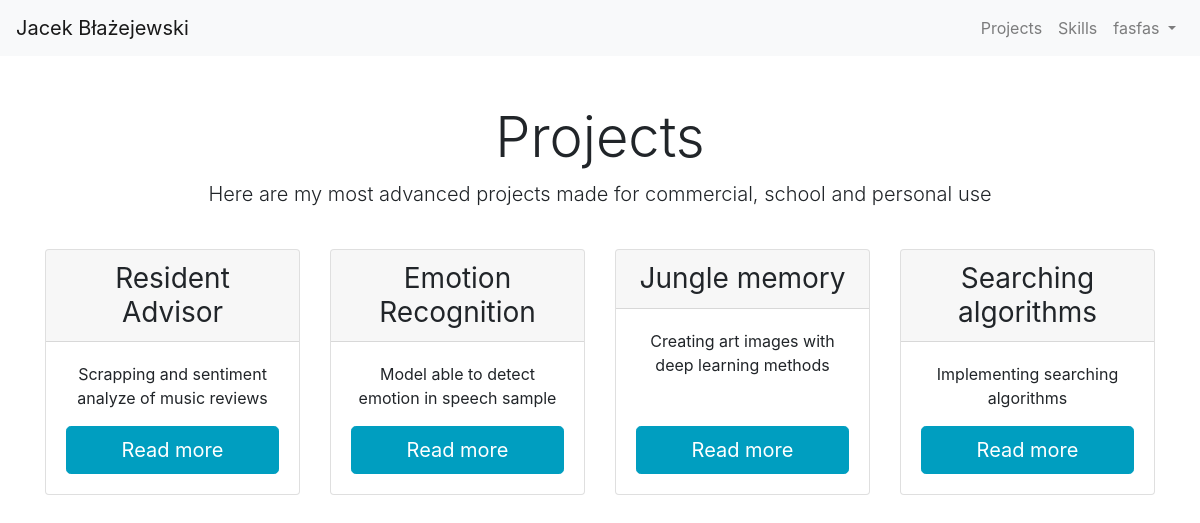
Page /tab/1/ (signed in) on the committed database.
### website/models.py (models this page shows, shortened)
class Tab(models.Model):
    name = models.CharField(max_length=50, default='tab')
    def __str__(self):
        return self.name

class Article(models.Model):
    tab = models.ForeignKey(Tab, on_delete=models.CASCADE)
    title = models.CharField(max_length=40, default='title')
    lead = models.CharField(max_length=200, default='lead')
    article_text = RichTextUploadingField(blank=True, null=True)
    link = models.URLField(max_length=200, blank=True)

### website/views.py (the view)
# urls.py: re_path(r'^tab/(?P<pk>[1])/', views.ProjectsOverview.as_view(), name='projects_overview'),
class ProjectsOverview(generic.DetailView):
    model = Tab
    template_name = 'website/projects_overview.html'
    def get_context_data(self, **kwargs):
        context = super().get_context_data(**kwargs)
        self.tab_id = get_object_or_404(Tab, id=self.kwargs['pk'])
        context['article_list'] = Article.objects.filter(tab=self.tab_id)
        return context

### website/context_processors.py (called while the page is built)
def add_variable_to_context(request):
    return {
        'tabs': Tab.objects.all()
    }

### website/templates/website/projects_overview.html (shortened to what this page needs)
{% extends 'website/base.html' %}
{% load static %}
{% block content %}
<div class="pricing-header px-3 py-3 pt-md-5 pb-md-4 mx-auto text-center">
      <h1 class="display-4">Projects</h1>
      <p class="lead">Here are my most advanced projects made for commercial, school and personal use</p>
</div>
<div class="container">
    <div class="card-deck mb-3 text-center">
        {% for article in article_list %}
        <div class="card mb-4 box-shadow">
            <div class="card-header flex-column">
                <h3 class="my-0 font-weight-normal">{{article.title}}</h3>
            </div>
            <div class="card-body flex-column d-flex">
                <p class="text-center">{{article.lead}}</p>
                <a href="{% url 'website:article_detail' article.id %}" class="btn btn-lg btn-block btn-primary mt-auto">Read more</a>
            </div>
        </div>
        {% endfor %}
    </div>
</div>
{% endblock %}

### website/templates/website/base.html (shortened to what this page needs)
{% load static %}
<!doctype html>
<html lang="en">
<head>
    <link rel="stylesheet" href="https://stackpath.bootstrapcdn.com/bootstrap/4.1.3/css/bootstrap.min.css"
>
    <link rel="stylesheet" href="{% static 'website/style.css' %}">
    <link rel="stylesheet" href="https://cdnjs.cloudflare.com/ajax/libs/font-awesome/4.7.0/css/font-awesome.min.css">
</head>
<body>
<nav class="navbar navbar-expand-lg navbar-light bg-light">
    <a class="navbar-brand" href="{% url 'website:index' %}">Jacek Błażejewski</a>
    <div class="collapse navbar-collapse" id="navbarSupportedContent">
        <ul class="navbar-nav ml-auto">
            {% for tab in tabs %}
            <li class="nav-item">
                <a class="nav-link" href="{% url 'website:tab_detail' tab.id %}">{{tab}}</a>
            </li>
            {% endfor %}
            {% if request.user.is_authenticated %}
            <li class="nav-item dropdown">
                <a class="nav-link dropdown-toggle" href="#" id="navbarDropdown" role="button" data-toggle="dropdown"
                   aria-haspopup="true" aria-expanded="false">
                    {{request.user.username}}
                </a>
            </li>
            {% endif %}
        </ul>
    </div>
</nav>
{% block content %}
{% endblock %}
</body>
</html>

### website/static/website/style.css (style rules this page uses)
.btn-primary { background-color: #009EC0; border-color: #009EC0; }

### rows in the picture
Tab: name "Projects"
Tab: name "Skills"
Article: title "Resident Advisor", lead "Scrapping and sentiment analyze of music reviews"
Article: title "Emotion Recognition", lead "Model able to detect emotion in speech sample"
Article: title "Jungle memory", lead "Creating art images with deep learning methods"
Article: title "Searching algorithms", lead "Implementing searching algorithms"

### other values in the picture
{{ request.user.username }} "fasfas"
